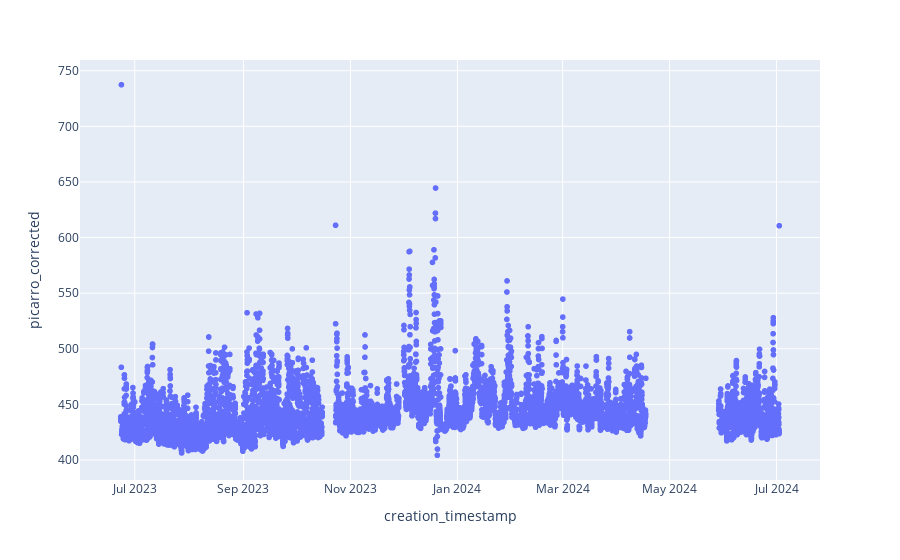

Here is the notebook cell this chart was saved with:
### Code cell
fig = px.scatter(df_p_1h, x="creation_timestamp", y = "picarro_corrected")
fig.show()

### Figure 1 — Plotly figure (JSON) as saved in the notebook; plotly's stock layout.template omitted (floating-point values rounded to 4 significant figures; data arrays with more than 128 entries replaced by an {"elided": "..."} marker saying what was removed)
{"data": [{"hovertemplate": "creation_timestamp=%{x}<br>picarro_corrected=%{y}<extra></extra>", "legendgroup": "", "marker": {"color": "#636efa", "symbol": "circle"}, "mode": "markers", "name": "", "showlegend": false, "type": "scattergl", "x": {"elided": "7712 str values"}, "xaxis": "x", "y": {"elided": "7712 float values"}, "yaxis": "y"}], "layout": {"legend": {"tracegroupgap": 0}, "margin": {"t": 60}, "xaxis": {"anchor": "y", "domain": [0, 1], "title": {"text": "creation_timestamp"}}, "yaxis": {"anchor": "x", "domain": [0, 1], "title": {"text": "picarro_corrected"}}}}
